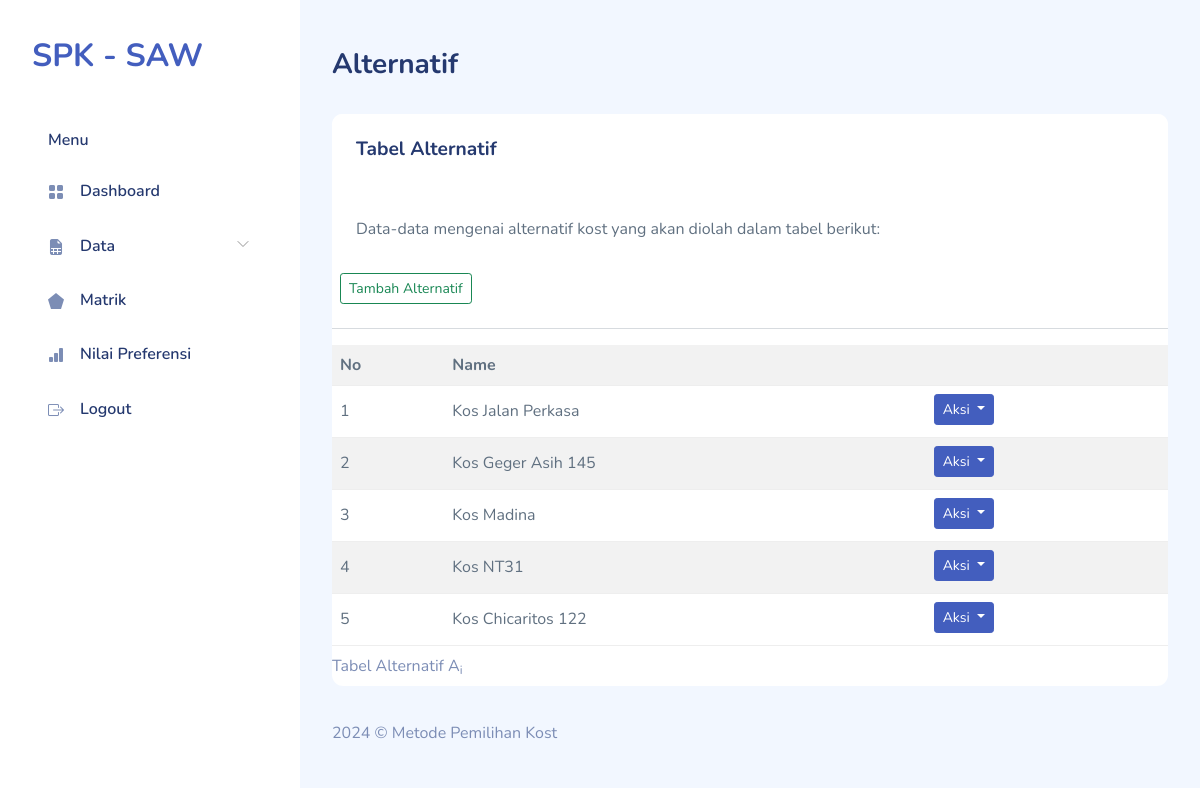
Screenshot of /alternatif.php (signed in) with the database file from the repository.
### tables this page shows
CREATE TABLE `saw_alternatives` (
  `id_alternative` smallint(5) UNSIGNED NOT NULL,
  `name` varchar(30) NOT NULL
);

### alternatif.php (the view, shortened to what this page needs)
<!DOCTYPE html>
<html lang="en">
    <?php
require "layout/head.php";
require "include/conn.php";
?>
    <body>
        <div id="app">
            <?php require "layout/sidebar.php";?>
            <div id="main">
                <div class="page-heading">
                    <h3>Alternatif</h3>
                </div>
                <div class="page-content">
                    <section class="row">
                        <div class="col-12">
                            <div class="card">
                                <div class="card-header">
                                    <h4 class="card-title">Tabel Alternatif</h4>
                                </div>
                                <div class="card-content">
                                    <div class="card-body">
                                        <p class="card-text">
                                            Data-data mengenai alternatif kost yang akan diolah dalam tabel berikut:
                                        </p>
                                    </div>
                                    <button type="button" class="btn btn-outline-success btn-sm m-2" data-bs-toggle="modal"
                                        data-bs-target="#inlineForm">
                                        Tambah Alternatif
                                    </button>
                                    <hr>
                                    <div class="table-responsive">
                                        <table class="table table-striped mb-0">
                                            <caption>
                                                Tabel Alternatif A<sub>i</sub>
                                            </caption>
                                            <tr>
                                                <th>No</th>
                                                <th colspan="2">Name</th>
                                            </tr>
                                            <?php
$sql = 'SELECT id_alternative,name FROM saw_alternatives';
$result = $db->query($sql);
$i = 0;
while ($row = $result->fetch_object()) {
    echo "<tr>
        <td class='right'>" . (++$i) . "</td>
        <td class='center'>{$row->name}</td>
        <td>
        <div class='btn-group mb-1'>
        <div class='dropdown'>
            <button class='btn btn-primary dropdown-toggle me-1 btn-sm' type='button'
                id='dropdownMenuButton' data-bs-toggle='dropdown'
                aria-haspopup='true' aria-expanded='false'>
                Aksi
            </button>
            <div class='dropdown-menu' aria-labelledby='dropdownMenuButton'>
                <a class='dropdown-item' href='alternatif-edit.php?id={$row->id_alternative}'>Edit</a>
                <a class='dropdown-item' href='alternatif-hapus.php?id={$row->id_alternative}'>Hapus</a>
            </div>
        </div>
    </div>
        </td>
      </tr>\n";
}
?>
                                        </table>
                                    </div>
                                </div>
                            </div>
                        </div>
                    </section>
                </div>
                <?php require "layout/footer.php";?>
            </div>
        </div>
    </body>
</html>

### assets/css/app.css (style rules this page uses)
.btn.btn-danger,.btn.btn-info,.btn.btn-primary,.btn.btn-secondary,.btn.btn-success,.btn.btn-warning { color:#fff }
.card { margin-bottom:2.2rem;border:none }
.card .card-header { border:none }
.card .card-header h4 { font-size:1.2rem;font-weight:700 }
.card .card-content { position:relative }
.card .card-title { font-size:1.2rem }
.card .card-body { padding:1.5rem }
.dropdown-toggle:after { color:#fff }
.dataTable-table td,.dataTable-table thead th,.table td,.table thead th { vertical-align:middle }
#main { margin-left:300px;padding:2rem }
.page-heading { margin:0 0 2rem }
.page-heading h3 { font-weight:700 }

### rows the page displays
saw_alternatives: name "Kos Jalan Perkasa"
saw_alternatives: name "Kos Geger Asih 145"
saw_alternatives: name "Kos Madina"
saw_alternatives: name "Kos NT31"
saw_alternatives: name "Kos Chicaritos 122"
